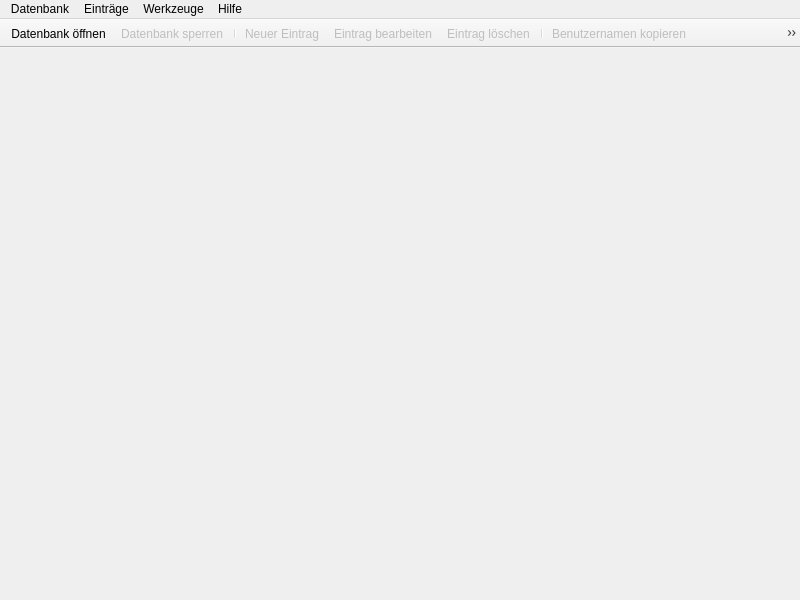
<?xml version="1.0" encoding="UTF-8"?>
<ui version="4.0">
 <class>MainWindow</class>
 <widget class="QMainWindow" name="MainWindow">
  <property name="geometry">
   <rect>
    <x>0</x>
    <y>0</y>
    <width>800</width>
    <height>600</height>
   </rect>
  </property>
  <property name="minimumSize">
   <size>
    <width>640</width>
    <height>480</height>
   </size>
  </property>
  <property name="windowTitle">
   <string>Passwort Manager</string>
  </property>
  <widget class="QWidget" name="widget"/>
  <widget class="QMenuBar" name="menubar">
   <property name="geometry">
    <rect>
     <x>0</x>
     <y>0</y>
     <width>800</width>
     <height>22</height>
    </rect>
   </property>
   <widget class="QMenu" name="menuDatenbank">
    <property name="title">
     <string>Datenbank</string>
    </property>
    <addaction name="actionNewDatabase"/>
    <addaction name="actionOpenDatabase"/>
    <addaction name="separator"/>
    <addaction name="actionCloseDatabase"/>
    <addaction name="actionLockDatabase"/>
    <addaction name="separator"/>
    <addaction name="actionShowInformation"/>
    <addaction name="separator"/>
    <addaction name="actionExit"/>
   </widget>
   <widget class="QMenu" name="menuHilfe">
    <property name="title">
     <string>Hilfe</string>
    </property>
    <addaction name="actionAbout"/>
   </widget>
   <widget class="QMenu" name="menuEintr_ge">
    <property name="title">
     <string>Einträge</string>
    </property>
    <addaction name="actionNewEntry"/>
    <addaction name="actionEditEntry"/>
    <addaction name="actionDeleteEntry"/>
    <addaction name="separator"/>
    <addaction name="actionCopyUsername"/>
    <addaction name="actionCopyPassword"/>
    <addaction name="actionCopyUrl"/>
    <addaction name="separator"/>
    <addaction name="actionOpenUrl"/>
   </widget>
   <widget class="QMenu" name="menuWerkzeuge">
    <property name="title">
     <string>Werkzeuge</string>
    </property>
    <addaction name="actionPasswordGenerator"/>
   </widget>
   <addaction name="menuDatenbank"/>
   <addaction name="menuEintr_ge"/>
   <addaction name="menuWerkzeuge"/>
   <addaction name="menuHilfe"/>
  </widget>
  <widget class="QToolBar" name="toolBar">
   <property name="windowTitle">
    <string>toolBar</string>
   </property>
   <property name="movable">
    <bool>false</bool>
   </property>
   <property name="iconSize">
    <size>
     <width>28</width>
     <height>24</height>
    </size>
   </property>
   <attribute name="toolBarArea">
    <enum>TopToolBarArea</enum>
   </attribute>
   <attribute name="toolBarBreak">
    <bool>false</bool>
   </attribute>
   <addaction name="actionOpenDatabase"/>
   <addaction name="actionLockDatabase"/>
   <addaction name="separator"/>
   <addaction name="actionNewEntry"/>
   <addaction name="actionEditEntry"/>
   <addaction name="actionDeleteEntry"/>
   <addaction name="separator"/>
   <addaction name="actionCopyUsername"/>
   <addaction name="actionCopyPassword"/>
   <addaction name="actionCopyUrl"/>
   <addaction name="actionOpenUrl"/>
   <addaction name="separator"/>
   <addaction name="actionPasswordGenerator"/>
   <addaction name="separator"/>
  </widget>
  <action name="actionNewDatabase">
   <property name="icon">
    <iconset>
     <normaloff>../img/document-new.svg</normaloff>../img/document-new.svg</iconset>
   </property>
   <property name="text">
    <string>Neue Datenbank</string>
   </property>
  </action>
  <action name="actionOpenDatabase">
   <property name="icon">
    <iconset>
     <normaloff>../img/document-open.svg</normaloff>../img/document-open.svg</iconset>
   </property>
   <property name="text">
    <string>Datenbank öffnen</string>
   </property>
  </action>
  <action name="actionExit">
   <property name="icon">
    <iconset>
     <normaloff>../img/application-exit.svg</normaloff>../img/application-exit.svg</iconset>
   </property>
   <property name="text">
    <string>Beenden</string>
   </property>
  </action>
  <action name="actionNewEntry">
   <property name="enabled">
    <bool>false</bool>
   </property>
   <property name="icon">
    <iconset>
     <normaloff>../img/entry-new.svg</normaloff>../img/entry-new.svg</iconset>
   </property>
   <property name="text">
    <string>Neuer Eintrag</string>
   </property>
  </action>
  <action name="actionEditEntry">
   <property name="enabled">
    <bool>false</bool>
   </property>
   <property name="icon">
    <iconset>
     <normaloff>../img/entry-edit.svg</normaloff>../img/entry-edit.svg</iconset>
   </property>
   <property name="text">
    <string>Eintrag bearbeiten</string>
   </property>
  </action>
  <action name="actionDeleteEntry">
   <property name="enabled">
    <bool>false</bool>
   </property>
   <property name="icon">
    <iconset>
     <normaloff>../img/entry-delete.svg</normaloff>../img/entry-delete.svg</iconset>
   </property>
   <property name="text">
    <string>Eintrag löschen</string>
   </property>
  </action>
  <action name="actionCopyUsername">
   <property name="enabled">
    <bool>false</bool>
   </property>
   <property name="icon">
    <iconset>
     <normaloff>../img/username-copy.svg</normaloff>../img/username-copy.svg</iconset>
   </property>
   <property name="text">
    <string>Benutzernamen kopieren</string>
   </property>
  </action>
  <action name="actionCopyPassword">
   <property name="enabled">
    <bool>false</bool>
   </property>
   <property name="icon">
    <iconset>
     <normaloff>../img/password-copy.svg</normaloff>../img/password-copy.svg</iconset>
   </property>
   <property name="text">
    <string>Passwort kopieren</string>
   </property>
  </action>
  <action name="actionCopyUrl">
   <property name="enabled">
    <bool>false</bool>
   </property>
   <property name="icon">
    <iconset>
     <normaloff>../img/url-copy.svg</normaloff>../img/url-copy.svg</iconset>
   </property>
   <property name="text">
    <string>URL kopieren</string>
   </property>
  </action>
  <action name="actionLockDatabase">
   <property name="enabled">
    <bool>false</bool>
   </property>
   <property name="icon">
    <iconset>
     <normaloff>../img/object-locked.svg</normaloff>../img/object-locked.svg</iconset>
   </property>
   <property name="text">
    <string>Datenbank sperren</string>
   </property>
  </action>
  <action name="actionOpenUrl">
   <property name="enabled">
    <bool>false</bool>
   </property>
   <property name="icon">
    <iconset>
     <normaloff>../img/web.svg</normaloff>../img/web.svg</iconset>
   </property>
   <property name="text">
    <string>URL öffnen</string>
   </property>
  </action>
  <action name="actionPasswordGenerator">
   <property name="icon">
    <iconset>
     <normaloff>../img/password-generator.svg</normaloff>../img/password-generator.svg</iconset>
   </property>
   <property name="text">
    <string>Passwortgenerator</string>
   </property>
  </action>
  <action name="actionAbout">
   <property name="icon">
    <iconset>
     <normaloff>../img/help-about.svg</normaloff>../img/help-about.svg</iconset>
   </property>
   <property name="text">
    <string>Über</string>
   </property>
  </action>
  <action name="actionShowInformation">
   <property name="enabled">
    <bool>false</bool>
   </property>
   <property name="icon">
    <iconset>
     <normaloff>../img/help-about.svg</normaloff>../img/help-about.svg</iconset>
   </property>
   <property name="text">
    <string>Informationen anzeigen</string>
   </property>
   <property name="toolTip">
    <string>Informationen anzeigen</string>
   </property>
  </action>
  <action name="actionCloseDatabase">
   <property name="enabled">
    <bool>false</bool>
   </property>
   <property name="icon">
    <iconset>
     <normaloff>../img/document-close.svg</normaloff>../img/document-close.svg</iconset>
   </property>
   <property name="text">
    <string>Datenbank schließen</string>
   </property>
  </action>
 </widget>
 <resources/>
 <connections/>
</ui>
